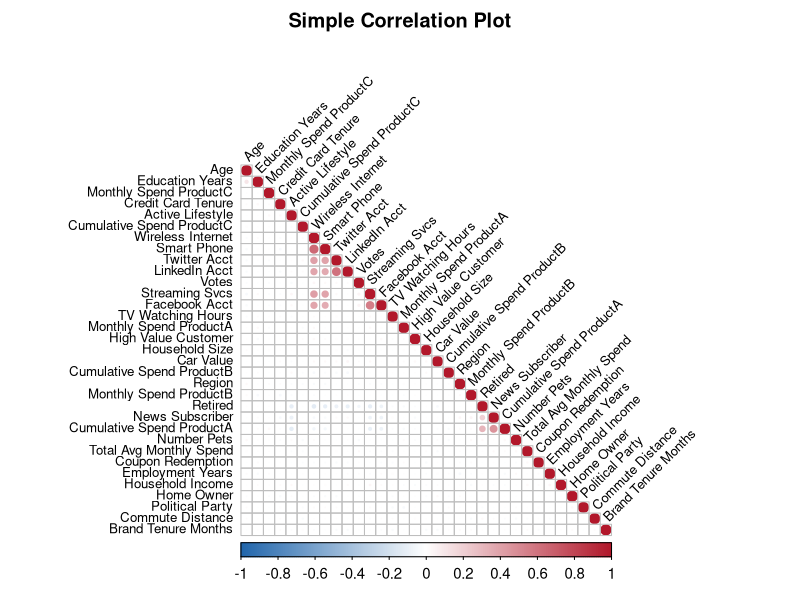

Recreate this plot in R.
## ---- chunk 1
knitr::opts_chunk$set(echo = FALSE)
library(readxl)
library(ggplot2)
library(corrplot)
library(car)
customer_data <- read_excel("./outputs/26-04-16-21/customer_data_cleaned.xlsx")

# Convert columns that should be numeric but may be stored as text
numeric_cols <- c(
  "Region", "Age", "Education Years", "Employment Years", "Household Size",
  "Household Income", "Number Pets", "umber Pets", "Home Owner", "Car Value",
  "Commute Distance", "Credit Card Tenure", "TV Watching Hours",
  "Coupon Redemption", "Brand Tenure Months", "Monthly Spend ProductA",
  "Cumulative Spend ProductA", "Monthly Spend ProductB", "Cumulative Spend ProductB",
  "Monthly Spend ProductC", "Cumulative Spend ProductC", "Total Avg Monthly Spend",
  "High Value Customer"
)

numeric_cols <- intersect(numeric_cols, names(customer_data))

safe_numeric <- function(x) {
  as.numeric(gsub("[^0-9.-]", "", as.character(x)))
}

customer_data[numeric_cols] <- lapply(customer_data[numeric_cols], safe_numeric)
theme_set(theme_minimal(base_size = 12))
## ---- chunk 2
head(customer_data)
str(customer_data)
summary(customer_data)
sum(is.na(customer_data))
## ---- chunk 3
num_data <- customer_data[sapply(customer_data, is.numeric)]
corr_mat <- round(cor(num_data, use = "pairwise.complete.obs"), 3)
corr_mat
## ---- chunk 4
# Larger figure and adjusted text sizes to reduce crowding
corrplot(
  corr_mat,
  method = "circle",
  type = "lower",
  order = "hclust",
  tl.col = "black",
  tl.srt = 45,
  tl.cex = 0.8,       # label text size
  cl.cex = 0.9,       # color legend text size
  number.cex = 0.6,   # coefficient text size (if shown)
  addCoef.col = NULL, # hide numeric coefficients to avoid overlap
  col = colorRampPalette(c("#2166ac", "white", "#b2182b"))(200),
  mar = c(0, 0, 2, 0), # a bit more top margin for the title
  title = "Simple Correlation Plot"
)
## ---- chunk 5
# Top correlations with target variable for linear regression selection
target_var <- "Total Avg Monthly Spend"

target_corr <- cor(num_data, use = "pairwise.complete.obs")[, target_var]
target_corr <- target_corr[names(target_corr) != target_var]

top_corr <- data.frame(
  variable = names(target_corr),
  correlation = as.numeric(target_corr),
  abs_correlation = abs(as.numeric(target_corr))
)

top_corr <- top_corr[order(-top_corr$abs_correlation), ]
head(top_corr, 10)
## ---- chunk 6
# Automatic predictor filtering and logistic regression

# In R formulas, spaces cause problems, so this function wraps those names in backticks:
safe_name <- function(x) {
  if (grepl("^[A-Za-z0-9_.]+$", x)) x else paste0("`", x, "`")
}

#Here are the columns I want (Independent Vars)
model_vars <- c(
  "High Value Customer",
  "Total Avg Monthly Spend",
  "Household Income",
  "Age",
  "Household Size",
  "Home Owner",
  "Credit Card Tenure",
  "Brand Tenure Months",
  "Coupon Redemption",
  "Streaming Svcs",
  "Smart Phone",
  "Wireless Internet"
)
# Copy rows into new smaller dataframe
mod_data <- customer_data[ , model_vars]

# 3) Perfect separation checks
# This is one of the most important parts.
# 
# What is perfect separation?
# 
# It means one predictor can almost perfectly split the outcome.
# 
# Example:
# 
# everyone with X > 100 is a high-value customer
# everyone with X <= 100 is not
# 
# That sounds great, but in logistic regression it actually causes problems:
# 
# coefficients blow up
# model becomes unstable
# standard errors get weird
# 
# So the code searches for variables that separate 0s and 1s too perfectly, then drops them.
# 
# That’s why your output said:
# 
# Dropping perfect/separating vars: Total Avg Monthly Spend
# 
# That means this variable was almost too good at identifying the outcome.
sep_vars <- character()
for (nm in setdiff(names(mod_data), "High Value Customer")){
  x <- mod_data[[nm]]
  if (is.numeric(x)){
    a0 <- x[mod_data$`High Value Customer`==0]
    a1 <- x[mod_data$`High Value Customer`==1]
    if (length(na.omit(a0))>0 && length(na.omit(a1))>0){
      if (max(a0, na.rm=TRUE) < min(a1, na.rm=TRUE) || max(a1, na.rm=TRUE) < min(a0, na.rm=TRUE)){
        sep_vars <- c(sep_vars, nm)
      }
    }
  } else {
    tbl <- table(x, mod_data$`High Value Customer`)
    if (nrow(tbl)>0 && any(apply(tbl,1,function(r) r[1]==0 || r[2]==0))) sep_vars <- c(sep_vars, nm)
  }
}
if (length(sep_vars)>0){ cat("Dropping perfect/separating vars:", paste(unique(sep_vars), collapse=", "), "\n"); mod_data <- mod_data[ , !(names(mod_data) %in% sep_vars), drop=FALSE] }

# 4) High pairwise correlation among numerics (>0.9): drop the lower-variance member
# This checks for multicollinearity.
# 
# That means:
# 
# two predictors are telling almost the same story
# 
# Example:
# 
# Credit Card Tenure and Brand Tenure Months might move together a lot
# 
# If two variables correlate above 0.9, the code drops one of them.
# Because highly correlated predictors can:
# 
# make coefficients unstable
# inflate standard errors
# make interpretation messy
# 
# The code keeps the one with higher variance and drops the other.
# 
# That’s why your output said:
# 
# Dropping highly correlated numeric vars: Credit Card Tenure
num_idx <- sapply(mod_data, is.numeric)
num_idx["High Value Customer"] <- FALSE
num_names <- names(mod_data)[num_idx]
if (length(num_names)>1){
  cor_mat <- cor(mod_data[ , num_names], use="pairwise.complete.obs")
  high_pairs <- which(abs(cor_mat) > 0.9 & abs(cor_mat) < 1, arr.ind=TRUE)
  drop_cols <- character()
  if (nrow(high_pairs)>0){
    for (i in seq_len(nrow(high_pairs))){
      a <- rownames(cor_mat)[high_pairs[i,1]]
      b <- colnames(cor_mat)[high_pairs[i,2]]
      var_a <- var(mod_data[[a]], na.rm=TRUE); var_b <- var(mod_data[[b]], na.rm=TRUE)
      drop_cols <- c(drop_cols, ifelse(var_a < var_b, a, b))
    }
    drop_cols <- unique(drop_cols)
    cat("Dropping highly correlated numeric vars:", paste(drop_cols, collapse=", "), "\n")
    mod_data <- mod_data[ , !(names(mod_data) %in% drop_cols), drop=FALSE]
  }
}


# Final model fit
terms <- setdiff(names(mod_data), "High Value Customer")
if (length(terms)==0) stop('No predictors remain after automatic filtering.')
terms_safe <- vapply(terms, safe_name, character(1))
formula_terms <- paste(terms_safe, collapse = " + ")
logit_formula <- as.formula(paste(safe_name("High Value Customer"), "~", formula_terms))
logit_model <- glm(logit_formula, data = mod_data, family = binomial(), na.action = na.omit)

summary(logit_model)
# In logistic regression, coefficients are in log-odds, which are hard to interpret.
# 
# So this converts them to odds ratios, which are easier.
# 
# Example:
# 
# coefficient = 1.077
# odds ratio = exp(1.077) ≈ 2.94
# Smart Phone → Odds Ratio ≈ 2.94
# 
# People with smartphones are about 2.94 times more likely to be high-value customers
# Odds Ratio = 2.94  
# CI = [2.10, 4.10]
# 
# We are 95% (confint R func convention) confident the true odds ratio is between 2.10 and 4.10
odds <- exp(coef(logit_model))
ci <- tryCatch(exp(confint(logit_model)), error = function(e) matrix(NA, nrow=length(odds), ncol=2))
odds_table <- data.frame(Estimate = coef(logit_model), OddsRatio = odds, CI_low = ci[,1], CI_high = ci[,2])
print(odds_table)
null_dev <- logit_model$null.deviance
resid_dev <- logit_model$deviance
pseudo_r2 <- 1 - resid_dev/null_dev
cat("Pseudo R-squared:", round(pseudo_r2, 4), "\n")
cat("Observations used:", length(logit_model$fitted.values), "\n")
